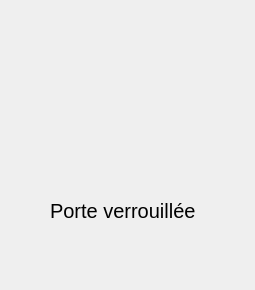
<?xml version="1.0" encoding="UTF-8"?>
<ui version="4.0">
 <class>Porte</class>
 <widget class="QWidget" name="Porte">
  <property name="geometry">
   <rect>
    <x>0</x>
    <y>0</y>
    <width>255</width>
    <height>290</height>
   </rect>
  </property>
  <property name="windowTitle">
   <string>Form</string>
  </property>
  <widget class="QLabel" name="labelImage">
   <property name="geometry">
    <rect>
     <x>70</x>
     <y>20</y>
     <width>111</width>
     <height>161</height>
    </rect>
   </property>
   <property name="text">
    <string/>
   </property>
   <property name="pixmap">
    <pixmap>../images/porte_fermee.png</pixmap>
   </property>
  </widget>
  <widget class="QLabel" name="labelEtat">
   <property name="geometry">
    <rect>
     <x>50</x>
     <y>200</y>
     <width>191</width>
     <height>21</height>
    </rect>
   </property>
   <property name="font">
    <font>
     <pointsize>15</pointsize>
    </font>
   </property>
   <property name="text">
    <string>Porte verrouillée</string>
   </property>
  </widget>
 </widget>
 <resources/>
 <connections/>
</ui>
